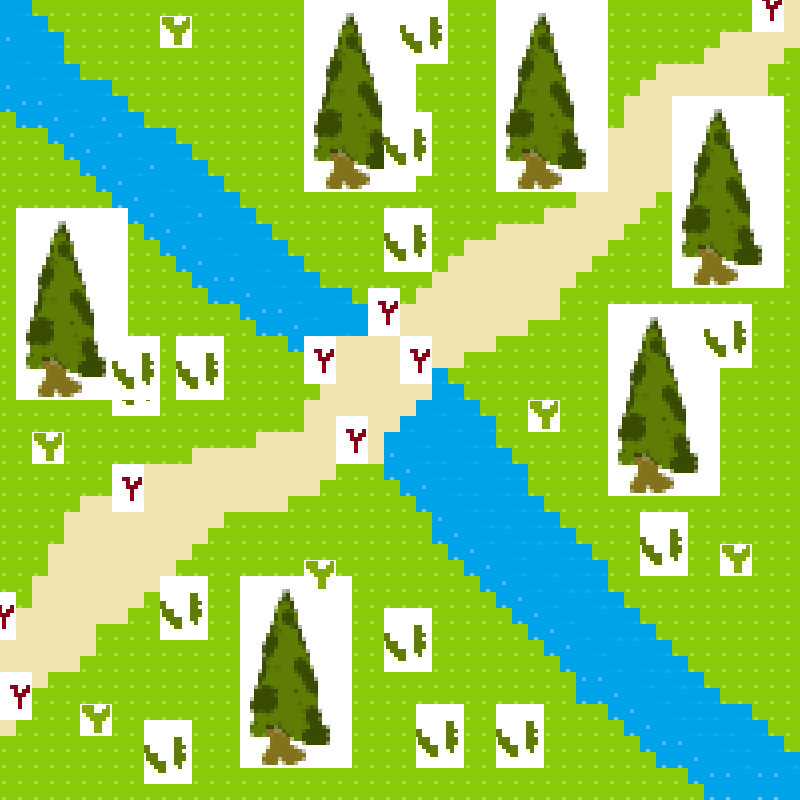

A level layout from a 2D game, rendered from its tile map. Below: a short description, then the map file with tile-grid data replaced by summaries:
An orthogonal 50x50 tile map with 16x16 px tiles, 2 tile layers (Tile Layer 1, Objects), 2 tilesets and 32 objects (30x collision, player,          ).

<map version="1.8" tiledversion="1.8.4" orientation="orthogonal" renderorder="right-down" width="50" height="50" tilewidth="16" tileheight="16" infinite="0" nextlayerid="5" nextobjectid="59">
 <tileset firstgid="1" source="grass.tsx" />
 <tileset firstgid="10" name="Nature" tilewidth="16" tileheight="16" tilecount="612" columns="34">
  <image source="assets/Nature.PNG" trans="ffffff" width="556" height="300" />
 </tileset>
 <layer id="1" name="Tile Layer 1" width="50" height="50">
  <data>[2500 cells, 2500 non-empty, 11 distinct tile ids]</data>
 </layer>
 <layer id="3" name="Objects" width="50" height="50">
  <data>[2500 cells, 696 non-empty, 106 distinct tile ids]</data>
 </layer>
 <objectgroup id="4" name="object">
  <object id="5" name="player" x="590.667" y="216.667">
   <point />
  </object>
  <object id="7" type="collision" x="-2" y="-2" width="800" height="16" />
  <object id="10" type="collision" x="782" y="14" width="16" height="782" />
  <object id="14" type="collision" x="2" y="14" width="14" height="782" />
  <object id="16" type="collision" x="16" y="780" width="764" height="16" />
  <object id="19" type="collision" x="17.5" y="16.5" width="29.5" height="110.5" />
  <object id="21" type="collision" x="48.5" y="32.5" width="14.5" height="110.5" />
  <object id="22" type="collision" x="64.5" y="64" width="15" height="95" />
  <object id="23" type="collision" x="80.5" y="80.5" width="30" height="95.5" />
  <object id="24" type="collision" x="111.5" y="96" width="18" height="110.5" />
  <object id="26" type="collision" x="96.5" y="177" width="125.5" height="14.5" />
  <object id="27" type="collision" x="130" y="112" width="13" height="111" />
  <object id="28" type="collision" x="144.5" y="129" width="32.5" height="109.5" />
  <object id="29" type="collision" x="178" y="144.5" width="14" height="125.5" />
  <object id="31" type="collision" x="161.5" y="240.5" width="125" height="14.5" />
  <object id="32" type="collision" x="193.5" y="161.5" width="16" height="124.5" />
  <object id="33" type="collision" x="211" y="193" width="27.5" height="109.5" />
  <object id="35" type="collision" x="240" y="256.5" width="63.5" height="62" />
  <object id="36" type="collision" x="240" y="209" width="16" height="28.5" />
  <object id="37" type="collision" x="257.5" y="224" width="13" height="15.5" />
  <object id="38" type="collision" x="256.5" y="320" width="110" height="15" />
  <object id="39" type="collision" x="304" y="272.5" width="16" height="46.5" />
  <object id="40" type="collision" x="321" y="287.5" width="30.5" height="31.5" />
  <object id="41" type="collision" x="352.5" y="304" width="30" height="15" />
  <object id="42" type="collision" x="288" y="337" width="46.5" height="12.5" />
  <object id="43" type="collision" x="304.5" y="354" width="13.5" height="14.5" />
  <object id="45" type="collision" x="45.75" y="369.5" width="18.75" height="26.25" />
  <object id="47" type="         " x="335.455" y="160.182" width="16.7273" height="28.3636" />
  <object id="51" type="collision" x="528" y="160.667" width="15.3333" height="27.3333" />
  <object id="53" type="collision" x="703.75" y="256" width="15.5" height="28.25" />
  <object id="55" type="collision" x="640.545" y="464" width="14.7273" height="28.7273" />
  <object id="57" type="collision" x="272" y="735.667" width="15" height="28.3333" />
 </objectgroup>
</map>